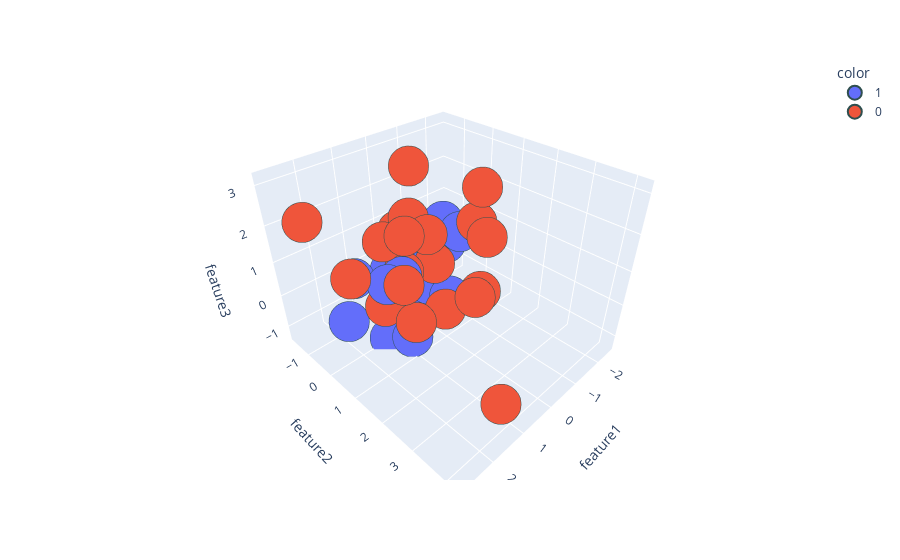

Write notebook code for a chart like this one.
### Code cell
import plotly.express as px
# y_train_trf = y_train.astype(str)
fig = px.scatter_3d(df, x=df['feature1'], y=df['feature2'], z=df['feature3'],
                   color=df['target'].astype('str'))

fig.update_traces(marker=dict(size=14,
                             line=dict(width=2,
                                      color='DarkSlateGrey')),
                 selector=dict(mode='markers'))

fig.show()

### Figure 1 — Plotly figure (JSON) as saved in the notebook; plotly's stock layout.template omitted (floating-point values rounded to 4 significant figures)
{"data": [{"hovertemplate": "color=1<br>feature1=%{x}<br>feature2=%{y}<br>feature3=%{z}<extra></extra>", "legendgroup": "1", "marker": {"color": "#636efa", "line": {"color": "DarkSlateGrey", "width": 2}, "size": 14, "symbol": "circle"}, "mode": "markers", "name": "1", "scene": "scene", "showlegend": true, "type": "scatter3d", "x": [-0.3675, 0.4206, 1.968, -2.506, 0.3223, -0.3316, 0.667, -1.01, 0.2411, -0.04544, -0.9926, -0.4208, 0.9486, 1.415, 1.045, -1.838, 0.1901, -0.02254, 1.267, 1.772], "y": [-1.137, 0.4116, -0.5478, 0.147, 0.06034, -1.632, 0.02581, 0.4417, -0.9525, 1.041, -0.1613, -0.552, 0.7017, 0.4577, 0.5382, -0.9388, 0.5121, 0.01342, 0.1736, -0.3475], "z": [-1.322, -0.07132, -0.6794, 0.6062, -1.043, 0.6191, -0.7776, 1.129, -0.1363, -0.09403, 1.192, -0.1211, -1.051, 0.7289, 0.8121, -0.2018, 0.1315, 0.9359, -1.223, 0.6701]}, {"hovertemplate": "color=0<br>feature1=%{x}<br>feature2=%{y}<br>feature3=%{z}<extra></extra>", "legendgroup": "0", "marker": {"color": "#EF553B", "line": {"color": "DarkSlateGrey", "width": 2}, "size": 14, "symbol": "circle"}, "mode": "markers", "name": "0", "scene": "scene", "showlegend": true, "type": "scatter3d", "x": [0.1771, 1.425, 2.224, -0.7233, 2.823, -1.39, 0.3849, 1.677, 1.438, 0.2907, 0.7319, -1.028, -0.7643, 2.011, 0.8989, 1.01, 1.251, 0.2046, 0.7489, 1.234], "y": [-0.5981, 1.441, 0.2304, 1.461, -0.3329, 0.6667, 1.324, 4.188, 1.1, 0.867, 0.5174, 1.131, 1.567, 1.921, 0.436, 1.438, 0.1864, -0.01154, 2.593, 0.05278], "z": [1.227, 0.1826, 1.192, -0.08537, 2.637, 1.344, -0.1032, -0.08056, 1.065, 0.9826, 2.245, 2.603, 1.549, 2.933, 0.821, 2.328, 1.704, 3.151, 1.171, -0.2616]}], "layout": {"legend": {"title": {"text": "color"}, "tracegroupgap": 0}, "margin": {"t": 60}, "scene": {"domain": {"x": [0, 1], "y": [0, 1]}, "xaxis": {"title": {"text": "feature1"}}, "yaxis": {"title": {"text": "feature2"}}, "zaxis": {"title": {"text": "feature3"}}}}}
